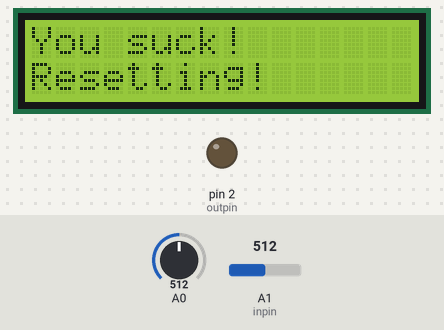
The sketch below on a simulated Arduino Uno, built with avr-gcc and run on an emulated ATmega328P. On the bench: 16×2 character LCD, output pins drawn as LEDs (lit = HIGH). Inputs (shaded band) come from the test bench; at power-on: A0 = 512, A1 (inpin) = 512.

Above: at 6.2 s.
6.3 s: A0 set to 500
12.8 s: A0 set to 306
At 12.9 s:
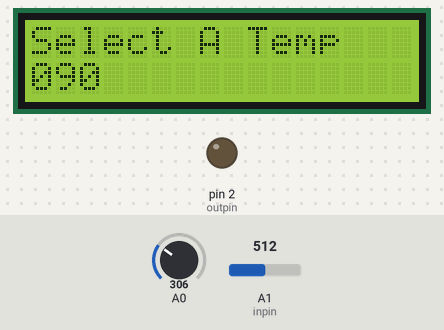
19.3 s: A0 set to 716
At 19.7 s:
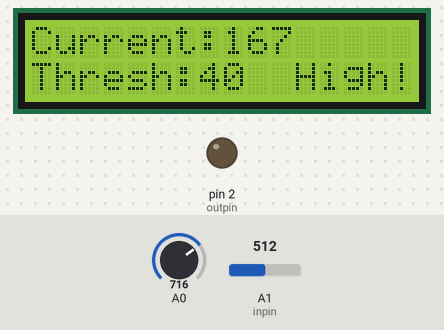
25.8 s: A1 (inpin) set to 135
At 26.8 s:
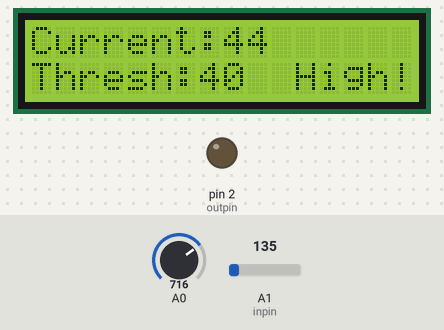
32.3 s: A1 (inpin) set to 117
At 32.8 s:
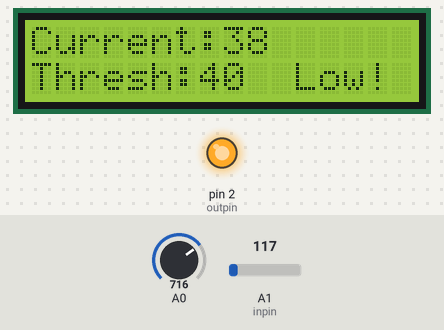
38.8 s: A1 (inpin) set to 1023
At 39.9 s:
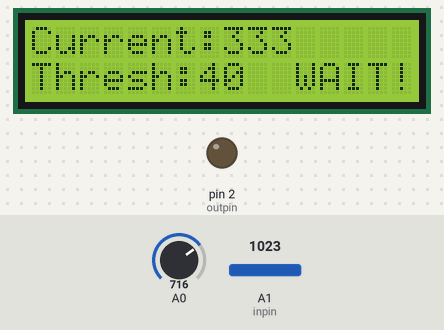
Timing chart, 0 to 41.8 s (numbered marks = the images above; inputs shaded):
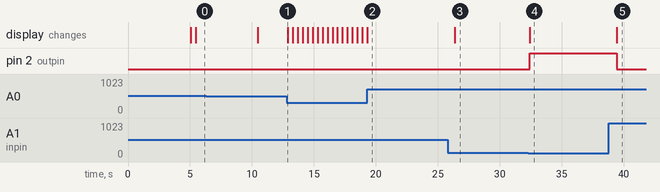

The sketch:

ControlSystems.ino
```cpp
/*

 Control Systems Tutorial
 Developing a Temperature Controller

 */

// include the library code
#include <LiquidCrystal.h>

// initialize the library with the numbers of the interface pins
LiquidCrystal lcd(8, 9, 4, 5, 6, 7);

// define button signifiers
#define btnNONE 0
#define btnSELECT 1
#define btnLEFT 2
#define btnDOWN 3
#define btnUP 4
#define btnRIGHT 5

// define voltage thresholds for each button (obtained from Objective 3)
#define vSELECT 3.5
#define vLEFT 2.5
#define vDOWN 1.5
#define vUP 0.75
#define vRIGHT 0.25

// reads what button is being pushed
int read_button()
{
  // obtain ADC reading from analog pin A0
  float adc_in = analogRead(0);
  // map ADC reading (range = 0:1023) onto voltage value (range = 0V:5V)
  float voltage_in = adc_in/1023*5;

  // based on the measured thresholds from Objective 3, determines what button is being pushed
  if (voltage_in > vSELECT) return btnNONE;
  if (voltage_in < vRIGHT) return btnRIGHT;
  if (voltage_in < vUP) return btnUP;
  if (voltage_in < vDOWN) return btnDOWN;
  if (voltage_in < vLEFT) return btnLEFT;
  if (voltage_in < vSELECT) return btnSELECT;
  return btnNONE;
}

int inpin = 1;
// In order to test the code, we connected a wire to pin D2 and as such we needed to use D2 in the code rather than D13
int outpin = 2;

// The variable tempThresh establishes the user defined threshold after which the heater should turn off, or in our
// case it lets the user know that the temperature is too high and turns off the LED.
float tempThresh;

void setup()
{
  pinMode(inpin,INPUT);
  pinMode(outpin,OUTPUT);

  lcd.begin(16, 2);
  lcd.clear();

  tempThresh = selectTemp();


}

void loop()
{
  lcd.clear();
  controlHeater(tempThresh);
  delay(1000);
}

// controlHeater prints both the current and threshold temperatures and utilizes an if tree to let the user know whether
// or not the threshold has been met, as well as turning off the LED. Furthermore, it stops the program for 10 seconds,
// to let the device cool down if the temperature is too high, above 300 C.
void controlHeater(float tempThresh)
{
  float readval = analogRead(inpin);
  float voltage = readval/1023*5;
  float temperature = voltage/(4.5-0)*(300-0);

  lcd.setCursor(0,0);
  lcd.print("Current: ");
  lcd.setCursor(8,0);
  lcd.print(temperature,0);

  lcd.setCursor(0,1);
  lcd.print("Thresh: ");
  lcd.setCursor(7,1);
  lcd.print(tempThresh,0);

  if (temperature > tempThresh) {
    lcd.setCursor(11,1);
    lcd.write("High!");
    digitalWrite(outpin,LOW);
  }
  else {
    lcd.setCursor(11,1);
    lcd.write("Low!");
    digitalWrite(outpin,HIGH);
  }

  if (temperature > 300) {
    lcd.setCursor(11,1);
    lcd.write("WAIT!");
    delay(9000);
  }
}
// This part of the code is the process where the user gets to choose the threshold temperature. By using the buttons
// the user can change the digit in each of the different locations, hundreds, tens or ones, then hit select to set the
// threshold. It returns the variable tempThresh for use in the controlHeater part of the code. Additionally, it has
// a sanity check to reset the program if the temperature threshold set is too high or too low.
float selectTemp()
{
  float tempThresh;

  int hundreds = 0;
  int tens = 0;
  int ones = 0;

  int place = 1;

  lcd.clear();
  lcd.setCursor(0,0);
  lcd.print("Select A Temp");
  String tempString = String(hundreds) + String(tens) + String(ones);
  lcd.setCursor(0,1);
  lcd.print(tempString);


  while (0!=1) {

    int button_in = read_button();

    switch(button_in)
    {
    case btnNONE:
      {
        break;
      }
    case btnUP:
      {
        if (place==1) {
          if (hundreds<9) {
            hundreds = hundreds + 1;
          }
          else {
            hundreds = 0;
          }
        }
        if (place==2) {
          if (tens<9) {
            tens = tens + 1;
          }
          else {
            tens = 0;
          }
        }
        if (place==3) {
          if (ones<9) {
            ones = ones + 1;
          }
          else {
            ones = 0;
          }
        }
        float tempThresh = hundreds*100 + tens*10 + ones;

        String tempString = String(hundreds) + String(tens) + String(ones);
        lcd.setCursor(0,1);
        lcd.print(tempString);
        delay(400);
        break;
      }
    case btnDOWN:
      {
        if (place==1) {
          if (hundreds>0) {
            hundreds = hundreds - 1;
          }
          else {
            hundreds = 9;
          }
        }
        if (place==2) {
          if (tens>0) {
            tens = tens - 1;
          }
          else {
            tens = 9;
          }
        }
        if (place==3) {
          if (ones>0) {
            ones = ones - 1;
          }
          else {
            ones = 9;
          }
        }
        float tempThresh = hundreds*100 + tens*10 + ones;
        String tempString = String(hundreds) + String(tens) + String(ones);
        lcd.setCursor(0,1);
        lcd.print(tempString);
        delay(400);
        break;
      }
    case btnLEFT:
      {
        if (place == 1) {
          place = 3;
        }
        else if (place == 2) {
          place = 1;
        }
        else {
          place = 2;
        }
        float tempThresh = hundreds*100 + tens*10 + ones;
        String tempString = String(hundreds) + String(tens) + String(ones);
        lcd.setCursor(0,1);
        lcd.print(tempString);
        delay(400);
        break;
      }
    case btnRIGHT:
      {
        if (place == 1) {
          place = 2;
        }
        else if (place == 2) {
          place = 3;
        }
        else {
          place = 1;
        }
        float tempThresh = hundreds*100 + tens*10 + ones;
        String tempString = String(hundreds) + String(tens) + String(ones);
        lcd.setCursor(0,1);
        lcd.print(tempString);
        delay(400);
        break;
      }
    case btnSELECT:
      {
        float tempThresh = hundreds*100 + tens*10 + ones;
        if (tempThresh>300 || tempThresh<20) {
          lcd.clear();
          lcd.setCursor(0,0);
          lcd.print("You suck!");
          lcd.setCursor(0,1);
          lcd.print("Resetting!");
          delay(5000);
          hundreds = 0;
          tens = 0;
          ones = 0;
          float tempThresh = hundreds*100 + tens*10 + ones;
          String tempString = String(hundreds) + String(tens) + String(ones);
          lcd.clear();
          lcd.setCursor(0,0);
          lcd.print("Select A Temp");
          lcd.setCursor(0,1);
          lcd.print(tempString);
          delay(400);
        } else{
          return tempThresh;
        }
        break;
      }
    }
  }
}
```

Measured:
- the behaviour switches between 123 and 122 on A1 (inpin) (found by bisection; images 3 and 4)
- after the input at 12.8 s, the display: changes after 0.10 s (image 1)
- after the input at 19.3 s, the display: changes at once (image 2)
- after the input at 25.8 s, the display: changes after 0.57 s (image 3)
- after the input at 32.3 s, pin 2 (outpin): LOW → HIGH after 0.11 s; the display: changes after 0.11 s (image 4)
- after the input at 38.8 s, pin 2 (outpin): HIGH → LOW after 0.65 s; the display: changes after 0.65 s (image 5)
